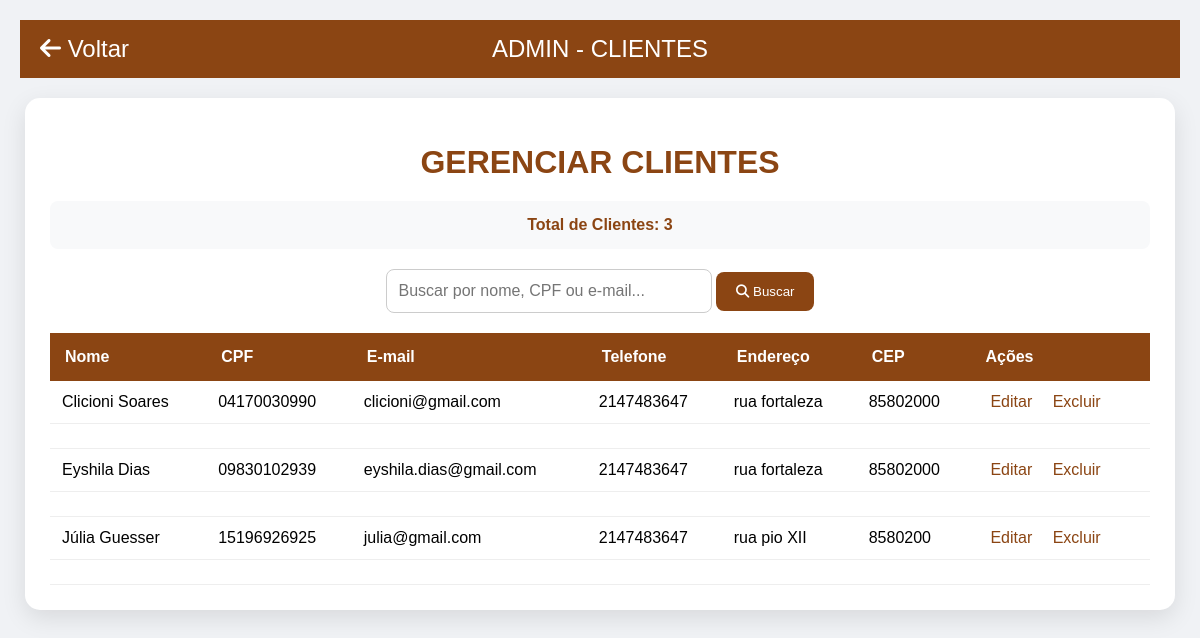
/admin_clientes.php (signed in), run on the app's committed database.
### tables this page shows
CREATE TABLE `cadastro` (
  `nome` varchar(80) DEFAULT NULL,
  `cpf` varchar(11) NOT NULL,
  `endereco` varchar(255) DEFAULT NULL,
  `cep` int(11) DEFAULT NULL,
  `telefone` int(11) DEFAULT NULL,
  `email` varchar(255) DEFAULT NULL,
  `data_nascimento` date DEFAULT NULL,
  `senha` varchar(255) NOT NULL
);

### admin_clientes.php (the view, shortened to what this page needs)
<?php
$pdo = new PDO("mysql:host=localhost;dbname=habib;charset=utf8mb4", "root", "");
$pdo->setAttribute(PDO::ATTR_ERRMODE, PDO::ERRMODE_EXCEPTION);
$busca = $_GET['busca'] ?? '';
$where = $busca ? "WHERE nome LIKE ? OR cpf LIKE ? OR email LIKE ?" : "";
$params = $busca ? ["%$busca%", "%$busca%", "%$busca%"] : [];
$sql = "SELECT * FROM cadastro $where ORDER BY nome";
$stmt = $pdo->prepare($sql);
$stmt->execute($params);
$clientes = $stmt->fetchAll();
?>
<!DOCTYPE html>
<html lang="pt-BR">
<head>
    <link rel="stylesheet" href="https://cdnjs.cloudflare.com/ajax/libs/font-awesome/6.5.0/css/all.min.css">
</head>
<body>
<div class="header">
    <a href="admin.php"><i class="fas fa-arrow-left"></i> Voltar</a>
    ADMIN - CLIENTES
</div>
<div class="container">
    <h1>GERENCIAR CLIENTES</h1>
    <div class="total-clientes">
        Total de Clientes: <?= count($clientes) ?>
    </div>
    <form class="busca" method="get">
        <input type="text" name="busca" placeholder="Buscar por nome, CPF ou e-mail..." value="<?= htmlspecialchars($busca) ?>">
        <button type="submit"><i class="fas fa-search"></i> Buscar</button>
    </form>
    <table>
        <tr>
            <th>Nome</th>
            <th>CPF</th>
            <th>E-mail</th>
            <th>Telefone</th>
            <th>Endereço</th>
            <th>CEP</th>
            <th>Ações</th>
        </tr>
        <?php foreach($clientes as $c): ?>
        <tr>
            <td><?= htmlspecialchars($c['nome']) ?></td>
            <td><?= htmlspecialchars($c['cpf']) ?></td>
            <td><?= htmlspecialchars($c['email']) ?></td>
            <td><?= htmlspecialchars($c['telefone']) ?></td>
            <td><?= htmlspecialchars($c['endereco']) ?></td>
            <td><?= htmlspecialchars($c['cep']) ?></td>
            <td class="acoes">
                <a href="javascript:void(0)" onclick="editar('<?= addslashes($c['cpf']) ?>','<?= addslashes($c['nome']) ?>','<?= addslashes($c['email']) ?>','<?= addslashes($c['telefone']) ?>','<?= addslashes($c['endereco']) ?>','<?= addslashes($c['cep']) ?>')">
                    Editar
                </a>
                <a href="?excluir=<?= $c['cpf'] ?>" class="excluir" onclick="return confirm('Excluir cliente <?= addslashes($c['nome']) ?>?')">
                    Excluir
                </a>
            </td>
        </tr>
        <tr>
            <td colspan="7">
            </td>
        </tr>
        <?php endforeach; ?>
    </table>
</div>
</body>
</html>

### admin_clientes.php (style rules this page uses)
body { background:#f0f2f5;font-family:Arial;margin:0;padding:20px; }
.header { background:#8B4513;color:#fff;padding:15px;text-align:center;font-size:24px;position:relative; }
.header a { color:#fff;text-decoration:none;position:absolute;left:20px;top:15px; }
.container { max-width:1100px;margin:20px auto;background:#fff;padding:25px;border-radius:15px;box-shadow:0 8px 25px rgba(0,0,0,.1); }
h1 { color:#8B4513;text-align:center;margin-bottom:20px; }
.busca { margin-bottom:20px;text-align:center; }
.busca input { padding:12px;width:300px;border:1px solid #ccc;border-radius:8px;font-size:16px; }
.busca button { padding:12px 20px;background:#8B4513;color:#fff;border:none;border-radius:8px;cursor:pointer; }
table { width:100%;border-collapse:collapse;margin-top:20px; }
th { background:#8B4513;color:#fff;padding:15px;text-align:left; }
td { padding:12px;border-bottom:1px solid #eee; }
.acoes a { color:#8B4513;margin:0 8px;text-decoration:none; }
.excluir { color:#e74c3c; }
.total-clientes { background:#f8f9fa;padding:15px;border-radius:8px;text-align:center;font-weight:bold;color:#8B4513;margin-bottom:20px; }

### data on the page
cadastro: nome "Clicioni Soares", cpf "04170030990", email "clicioni@gmail.com", telefone "2147483647", endereco "rua fortaleza", cep "85802000"
cadastro: nome "Eyshila Dias", cpf "09830102939", email "eyshila.dias@gmail.com", telefone "2147483647", endereco "rua fortaleza", cep "85802000"
cadastro: nome "Júlia Guesser", cpf "15196926925", email "julia@gmail.com", telefone "2147483647", endereco "rua pio XII", cep "8580200"

### other printed values
count($clientes) "3"
